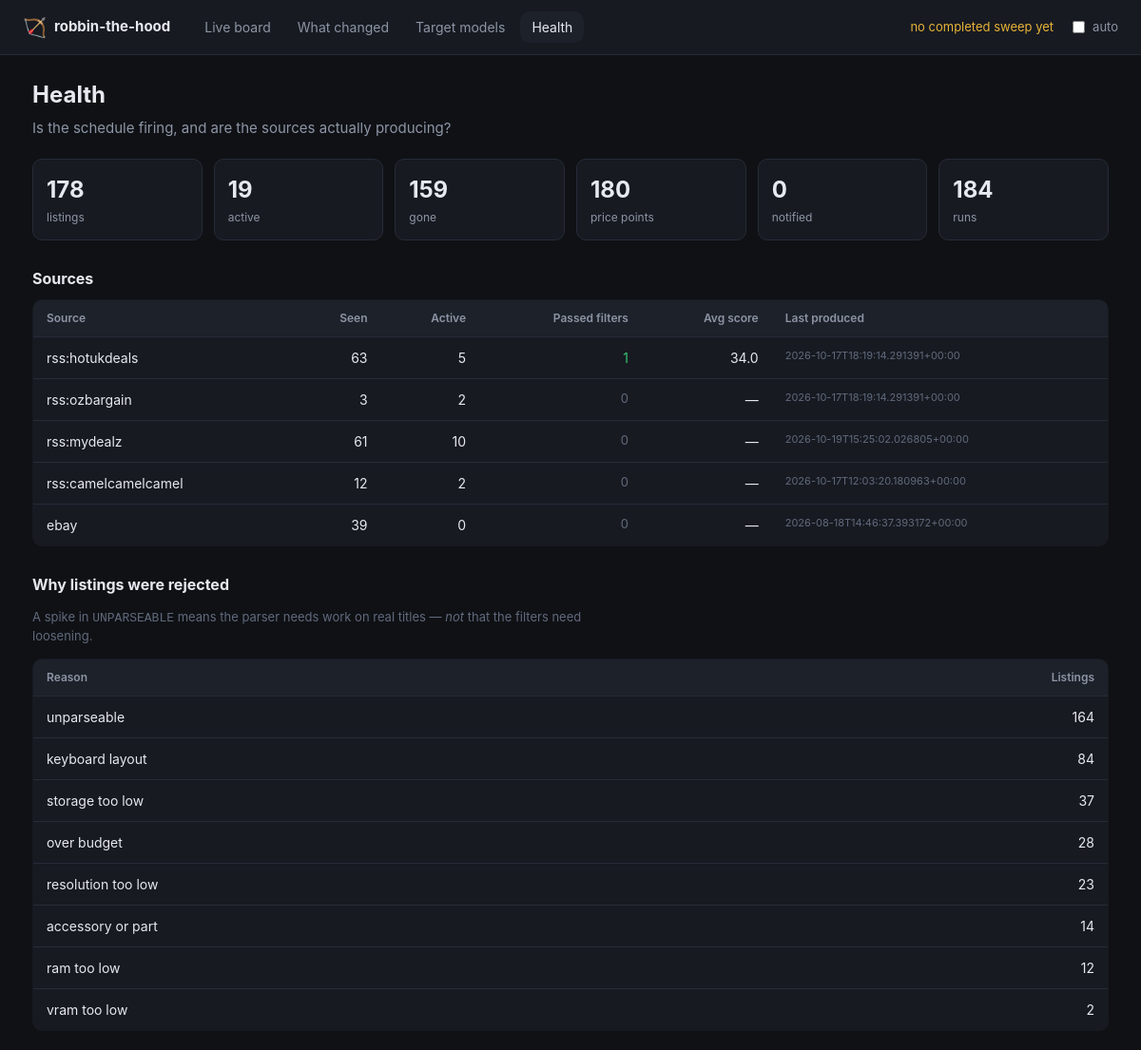
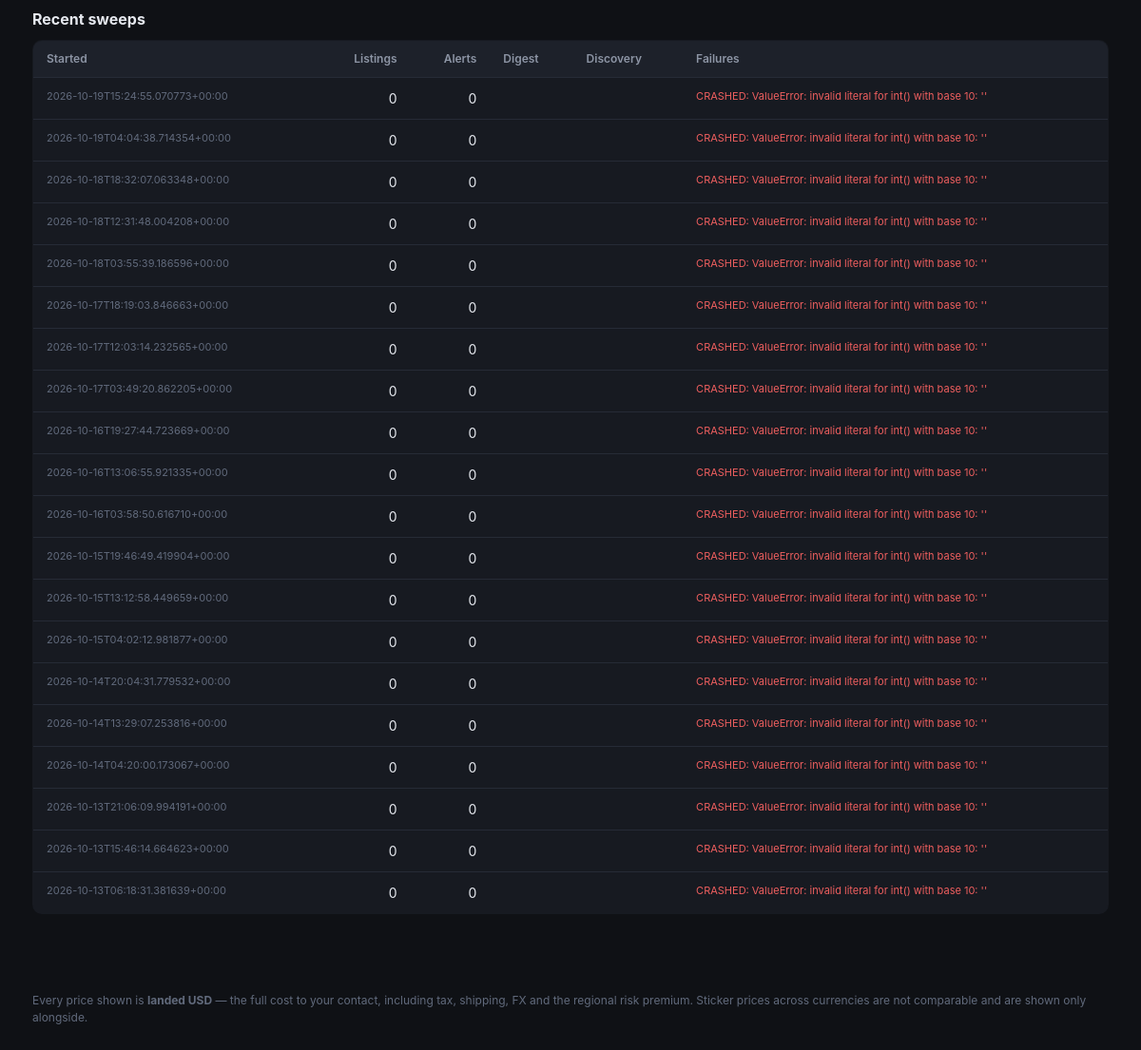
/health, run on an earlier commit of the app's database (2 pictures, top to bottom).
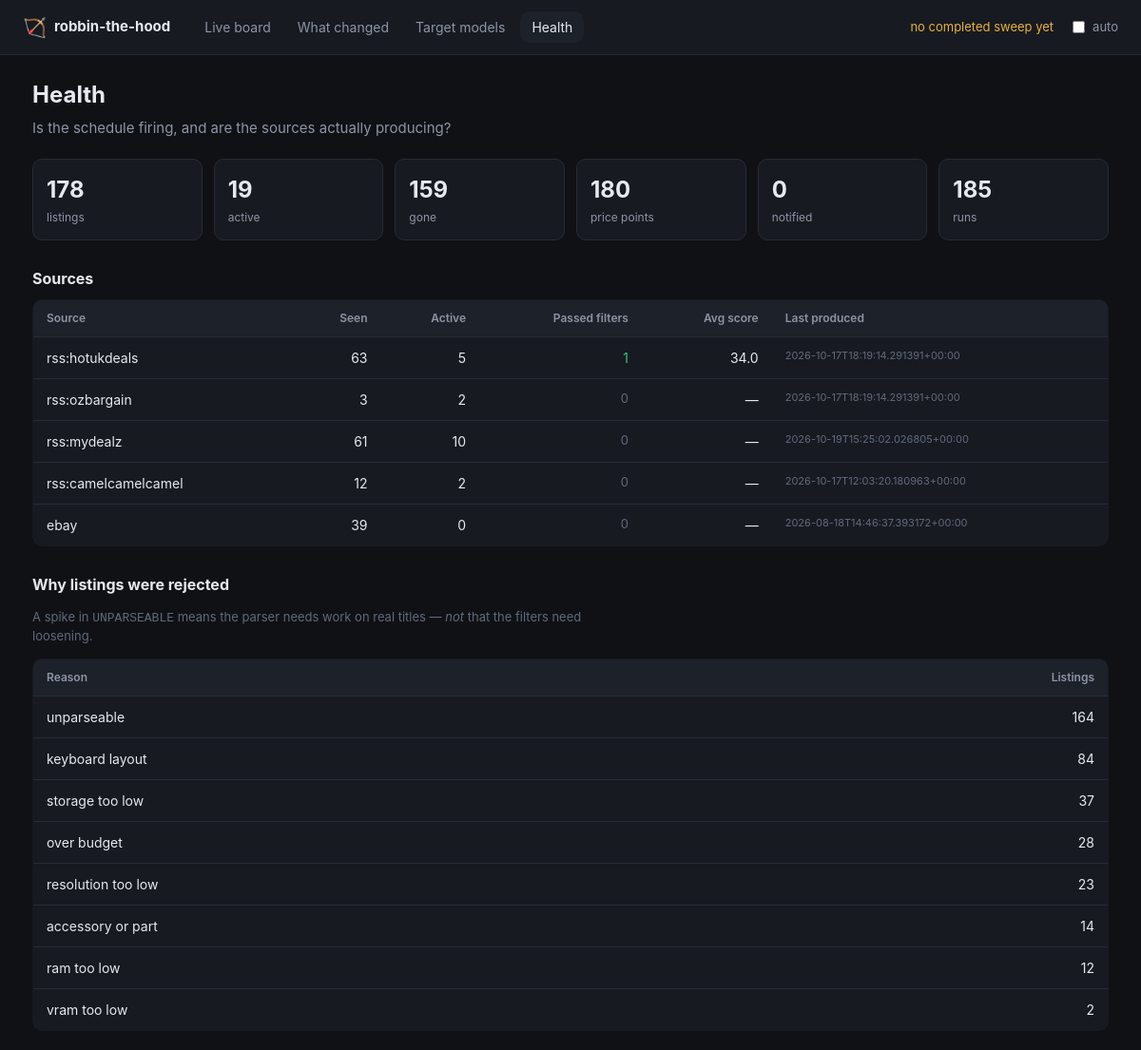
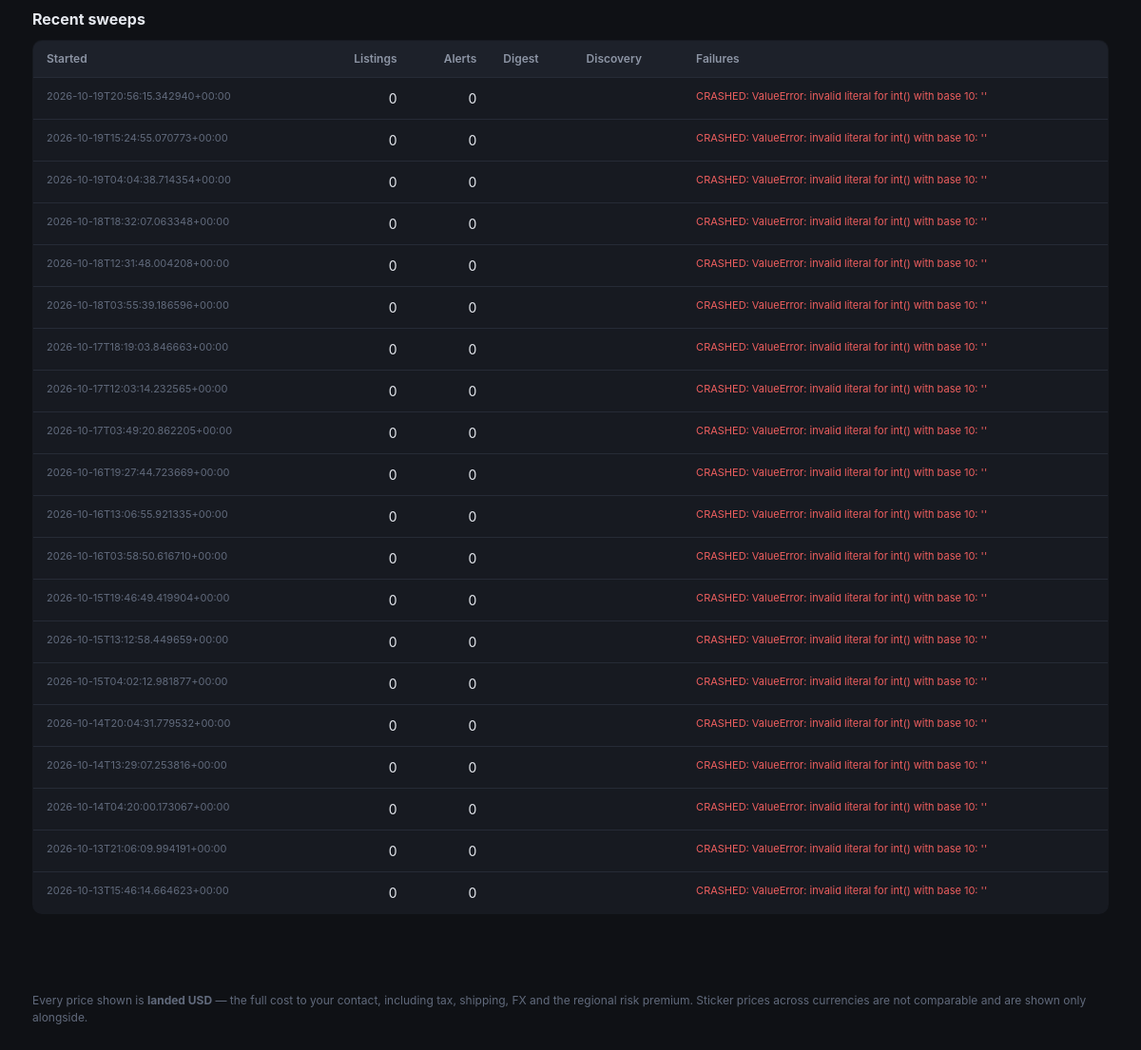
And on a later commit of the database (2 pictures, top to bottom).
### tables this page shows
CREATE TABLE runs (
    id             INTEGER PRIMARY KEY AUTOINCREMENT,
    started_at     TEXT NOT NULL,
    finished_at    TEXT,
    listings_seen  INTEGER DEFAULT 0,
    alerts_sent    INTEGER DEFAULT 0,
    digest_sent    INTEGER DEFAULT 0,
    discovery_run  INTEGER DEFAULT 0,
    notes          TEXT
);

### dashboard.py (the view)
@app.route("/health")
def health_page():
    with _open() as store:
        data = health(store)
    return render_template(
        "health.html", health=data, now=datetime.now(timezone.utc), active="health",
        static_export=_static_export(),
    )

### dashboard.py (called while the page is built)
def _open():
    return Store(app.config["DEALS_DB"])

def _static_export() -> bool:
    return bool(app.config.get("STATIC_EXPORT"))

### dealhunter/store.py (called while the page is built, shortened)
    def __enter__(self) -> "Store":
        return self

    def __exit__(self, *exc_info) -> None:
        self.close()

    def close(self) -> None:
        self.connection.commit()
        try:
            self.connection.execute("PRAGMA wal_checkpoint(TRUNCATE)")
        except sqlite3.Error as exc:  # pragma: no cover - non-fatal
            log.warning("Could not checkpoint the WAL: %s", exc)
        self.connection.close()

    @contextmanager
    def _tx(self):
        try:
            yield self.connection
            self.connection.commit()
        except Exception:
            self.connection.rollback()
            raise

    def _migrate(self) -> None:
        with self._tx() as connection:
            connection.executescript(SCHEMA)
            row = connection.execute("SELECT version FROM schema_version").fetchone()
            if row is None:
                connection.execute(
                    "INSERT INTO schema_version (version) VALUES (?)", (SCHEMA_VERSION,)
                )

    def latest_run_at(self) -> datetime | None:
        row = self.connection.execute(
            "SELECT started_at FROM runs WHERE finished_at IS NOT NULL "
            "ORDER BY id DESC LIMIT 1"
        ).fetchone()
        return datetime.fromisoformat(row["started_at"]) if row else None

    def stats(self) -> dict[str, int]:
        def count(sql: str) -> int:
            return int(self.connection.execute(sql).fetchone()[0])
        return {
            "listings": count("SELECT COUNT(*) FROM listings"),
            "active": count("SELECT COUNT(*) FROM listings WHERE status='active'"),
            "gone": count("SELECT COUNT(*) FROM listings WHERE status='gone'"),
            "price_points": count("SELECT COUNT(*) FROM price_history"),
            "notified": count("SELECT COUNT(*) FROM notifications"),
            "runs": count("SELECT COUNT(*) FROM runs"),
        }

### templates/health.html (shortened to what this page needs)
{% extends "base.html" %}
{% block content %}
<div class="pagehead">
  <h1>Health</h1>
  <p class="sub">Is the schedule firing, and are the sources actually producing?</p>
</div>
<div class="statgrid">
  {% for key, value in health.totals.items() %}
    <div class="stat">
      <div class="statnum">{{ '{:,}'.format(value) }}</div>
      <div class="statlabel">{{ key.replace('_', ' ') }}</div>
    </div>
  {% endfor %}
</div>
<section class="changeblock">
  <h2>Sources</h2>
  <table class="models">
    <thead>
      <tr>
        <th>Source</th><th class="num">Seen</th><th class="num">Active</th>
        <th class="num">Passed filters</th><th class="num">Avg score</th>
        <th>Last produced</th>
      </tr>
    </thead>
    <tbody>
      {% for s in health.sources %}
        <tr>
          <td>{{ s.source }}</td>
          <td class="num">{{ s.total }}</td>
          <td class="num">{{ s.active }}</td>
          <td class="num {{ 'good' if s.passed else 'none' }}">{{ s.passed }}</td>
          <td class="num">{{ s.avg_score if s.avg_score is not none else '—' }}</td>
          <td class="tiny">{{ s.last_produced or '—' }}</td>
        </tr>
      {% else %}
        <tr><td colspan="6" class="none">No sources have produced anything yet.</td></tr>
      {% endfor %}
    </tbody>
  </table>
</section>
<section class="changeblock">
  <h2>Why listings were rejected</h2>
  <p class="hint">
    A spike in <code>UNPARSEABLE</code> means the parser needs work on real
    titles — <em>not</em> that the filters need loosening.
  </p>
  <table class="models">
    <thead><tr><th>Reason</th><th class="num">Listings</th></tr></thead>
    <tbody>
      {% for r in health.rejections %}
        <tr>
          <td>{{ r.reason.replace('_', ' ') | lower }}</td>
          <td class="num">{{ r.n }}</td>
        </tr>
      {% else %}
        <tr><td colspan="2" class="none">Nothing rejected yet.</td></tr>
      {% endfor %}
    </tbody>
  </table>
</section>
<section class="changeblock">
  <h2>Recent sweeps</h2>
  <table class="models">
    <thead>
      <tr>
        <th>Started</th><th class="num">Listings</th><th class="num">Alerts</th>
        <th>Digest</th><th>Discovery</th><th>Failures</th>
      </tr>
    </thead>
    <tbody>
      {% for r in health.runs %}
        <tr>
          <td class="tiny">{{ r.started_at }}</td>
          <td class="num">{{ r.listings_seen }}</td>
          <td class="num">{{ r.alerts_sent }}</td>
          <td>{{ 'yes' if r.digest_sent else '' }}</td>
          <td>{{ 'yes' if r.discovery_run else '' }}</td>
          <td class="tiny {{ 'bad' if r.notes }}">{{ r.notes or '—' }}</td>
        </tr>
      {% else %}
        <tr><td colspan="6" class="none">No sweeps recorded yet.</td></tr>
      {% endfor %}
    </tbody>
  </table>
</section>
{% endblock %}

### templates/base.html (shortened to what this page needs)
<!doctype html>
<html lang="en">
<head>
  <link rel="stylesheet" href="{{ url_for('static', filename='style.css') }}">
</head>
<body>
<header class="topbar">
  <div class="brand">
    <span class="logo">🏹</span>
    <span>robbin-the-hood</span>
  </div>
  <nav>
    <a href="{{ url_for('board') }}"        class="{{ 'on' if active == 'board' }}">Live board</a>
    <a href="{{ url_for('changes') }}"      class="{{ 'on' if active == 'changes' }}">What changed</a>
    <a href="{{ url_for('models') }}"       class="{{ 'on' if active == 'models' }}">Target models</a>
    <a href="{{ url_for('health_page') }}"  class="{{ 'on' if active == 'health' }}">Health</a>
  </nav>
  <div class="status">
    {% if latest_run %}
      {# The datetime attribute lets the static export recompute this in the
         browser, so a snapshot read hours later doesn't claim "2h ago". #}
      <span class="sweep">last sweep
        <strong><time datetime="{{ latest_run.isoformat() }}">{{ latest_run | ago }}</time></strong>
      </span>
    {% else %}
      <span class="sweep warn">no completed sweep yet</span>
    {% endif %}
    {% if not static_export %}
      <label class="refresh">
        <input type="checkbox" id="autorefresh"> auto
      </label>
    {% endif %}
  </div>
</header>
<main>
  {% block content %}{% endblock %}
</main>
<footer>
  Every price shown is <strong>landed USD</strong> — the full cost to your
  contact, including tax, shipping, FX and the regional risk premium. Sticker
  prices across currencies are not comparable and are shown only alongside.
</footer>
</body>
</html>

### static/style.css (style rules this page uses)
:root { --bg: #0f1115; --panel: #171a21; --panel-2: #1d212a; --line: #262b36; --text: #e6e9ef; --muted: #8d95a5; --dim: #616a7c; --accent: #4da3ff; --good: #35c46f; --warn: #e8b339; --bad: #ef5f5f; --priority: #b98bff; --radius: 10px; }
* { box-sizing: border-box; }
body { margin: 0; background: var(--bg); color: var(--text); font: 15px/1.5 ui-sans-serif, -apple-system, "Segoe UI", Roboto, sans-serif; }
a { color: var(--accent); text-decoration: none; }
.topbar { display: flex; align-items: center; gap: 24px; padding: 12px 24px; background: var(--panel); border-bottom: 1px solid var(--line); position: sticky; top: 0; z-index: 10; }
.brand { display: flex; align-items: center; gap: 8px; font-weight: 650; }
.logo { font-size: 20px; }
.topbar nav { display: flex; gap: 4px; }
.topbar nav a { padding: 6px 12px; border-radius: var(--radius); color: var(--muted); font-size: 14px; }
.topbar nav a.on { background: var(--panel-2); color: var(--text); }
.status { margin-left: auto; display: flex; align-items: center; gap: 16px; font-size: 13px; color: var(--muted); }
.sweep.warn { color: var(--warn); }
.refresh { display: flex; align-items: center; gap: 5px; cursor: pointer; }
main { max-width: 1180px; margin: 0 auto; padding: 24px; }
.pagehead h1 { margin: 0 0 6px; font-size: 24px; }
.pagehead .sub { margin: 0 0 20px; color: var(--muted); max-width: 74ch; }
.changeblock { margin: 28px 0; }
.changeblock h2 { font-size: 16px; display: flex; align-items: center; gap: 9px; margin: 0 0 10px; }
.none, .hint { color: var(--dim); font-size: 13px; }
.hint { max-width: 74ch; }
table.models { width: 100%; border-collapse: collapse; font-size: 14px; background: var(--panel); border: 1px solid var(--line); border-radius: var(--radius); overflow: hidden; }
table.models th { text-align: left; padding: 10px 14px; font-size: 12px; color: var(--muted); background: var(--panel-2); border-bottom: 1px solid var(--line); font-weight: 600; }
table.models td { padding: 11px 14px; border-bottom: 1px solid var(--line); vertical-align: top; }
table.models tr:last-child td { border-bottom: 0; }
table.models .num { text-align: right; }
.tiny { font-size: 11px; color: var(--dim); }
.good { color: var(--good); }
.bad { color: var(--bad); }
.statgrid { display: grid; grid-template-columns: repeat(auto-fit, minmax(130px, 1fr)); gap: 12px; margin-bottom: 26px; }
.stat { background: var(--panel); border: 1px solid var(--line); border-radius: var(--radius); padding: 14px; }
.statnum { font-size: 24px; font-weight: 700; }
.statlabel { font-size: 12px; color: var(--muted); margin-top: 2px; }
footer { max-width: 1180px; margin: 30px auto 40px; padding: 0 24px; font-size: 12px; color: var(--dim); }

What changed in the data, as far as the page shows it:
no longer on this page (row unchanged): runs: started_at "2026-10-13T06:18:31.381639+00:00", listings_seen "0", alerts_sent "0", notes "CRASHED: ValueError: invalid literal for int() with base 10: ''"
added runs: started_at "2026-10-19T20:56:15.342940+00:00", listings_seen "0", alerts_sent "0", notes "CRASHED: ValueError: invalid literal for int() with base 10: ''"
Also different on the page:
new list line: "185 runs"
list line gone: "184 runs"
